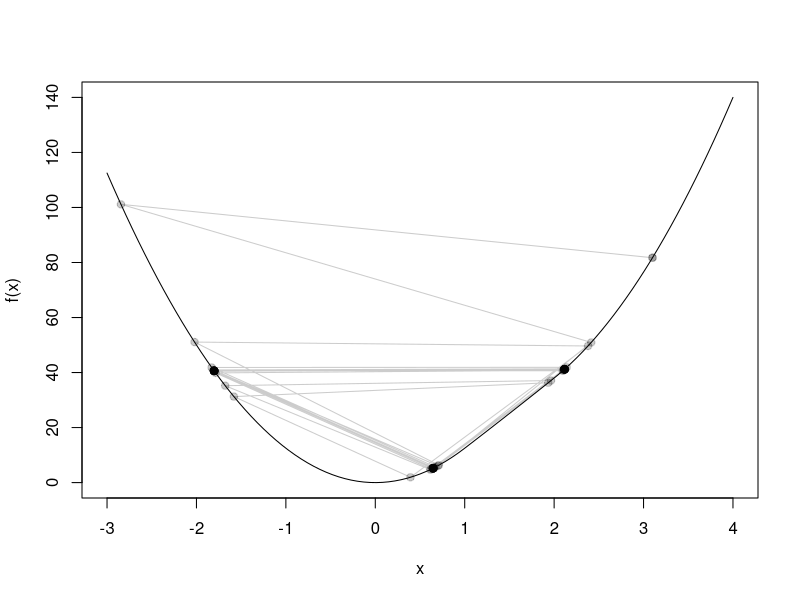

Generate this figure with R: (Note: this script raises an error after producing the figure.)
pch <- 19
cex <- 1

f <- function(x) {
  ifelse(
    x < 1,
    12.5 * x^2,
    ifelse(
      1 <= x & x < 2,
      0.5 * x^2 + 24 * x - 12,
      12.5 * x^2 - 24 * x + 36
    )
  )
}

g <- function(x) {
  ifelse(
    x < 1,
    25 * x,
    ifelse(
      1 <= x & x < 2,
      x + 24,
      25 * x - 24
    )
  )
}


gamma <- 1 / 25
mu <- 1

col <- rgb(0, 0, 0, alpha = 0.2)

maxit <- 100

x <- x0 <- 3.1
x_hist <- double(maxit)
x_hist[1:2] <- x0

for (k in 2:maxit) {
  x_hist[k + 1] <- (13/9) * x_hist[k] - (4/9) * x_hist[k-1] - (1/9) * g(x_hist[k])
}

fn <- here::here("images", "momentum-failure.pdf")

pdf(fn, width = 2.7, height = 2.9, pointsize = 7)

curve(f(x), -3, 4)
lines(
  x_hist[1:maxit],
  f(x_hist[1:maxit]),
  pch = pch,
  cex = cex,
  col = col
)
points(
  x_hist[1:maxit],
  f(x_hist[1:maxit]),
  pch = pch,
  cex = cex,
  col = col
)

dev.off()
knitr::plot_crop(fn)
